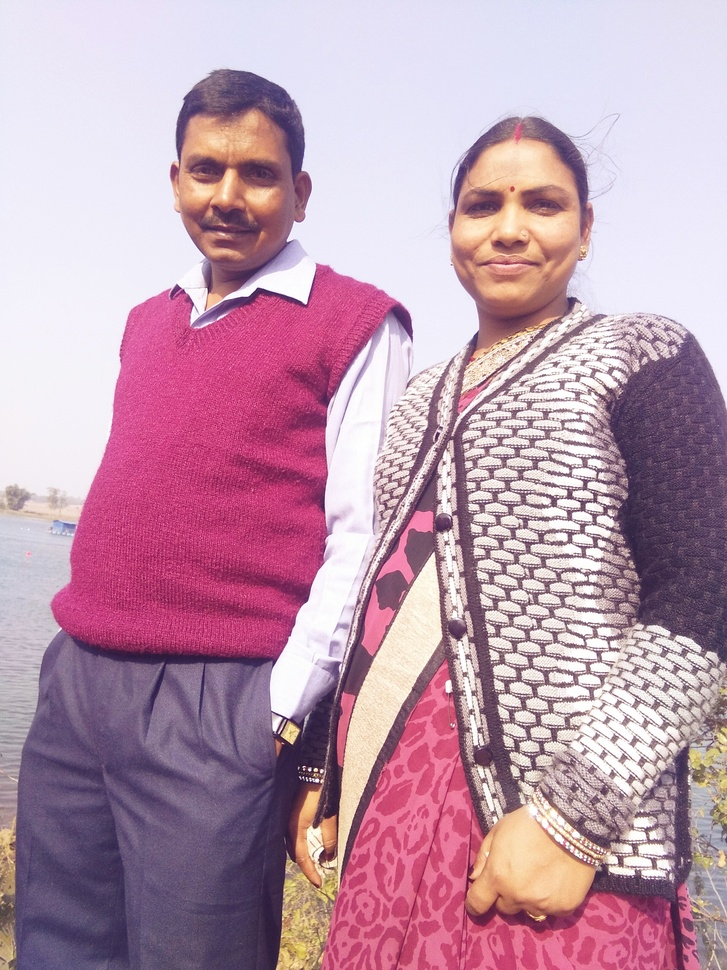
#> input picture Image processing/2_class/imag.jpg, 727 x 970 px, shrunk from 2448 x 3264 before the run, found by its file name
$ python inversion.py
#> lines starting #> are read from the running program, lines starting #| are printed output that depends on the picture
# pip install opencv-python pillow matplotlib

from PIL import Image
import numpy as np
import matplotlib.pyplot as plt

path="E:\\COLLEGE 5TH SEM\\college\\2_class\\imag.jpg"

im=Image.open(path)
#> im is the input picture: PIL image 727x970 RGB; mean R, G, B 188.8, 152.5, 171.9
arr=np.array(im)
print(arr)
#> (printed output is left out)
im=im.convert("L")
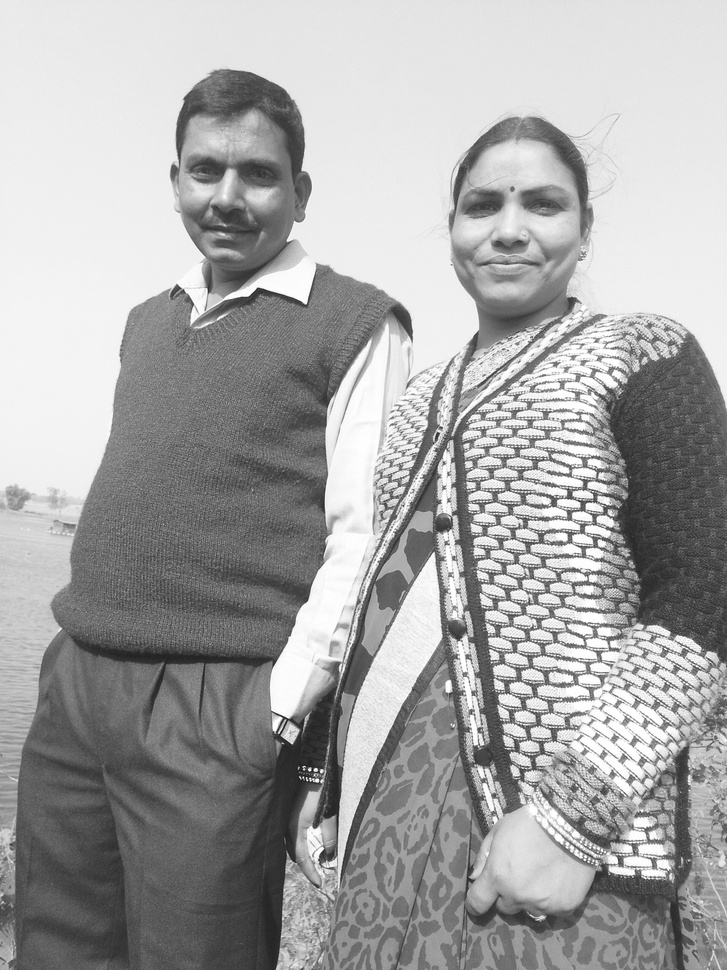
#> im: PIL image 727x970 L; min 18, max 255, mean 165.5
plt.imshow(im,cmap='gray')
plt.show()

#> (the run stopped early here; a loop or call above may not have finished)

$ run again, with Image processing/2_class/high.jpeg copied over Image processing/2_class/imag.jpg
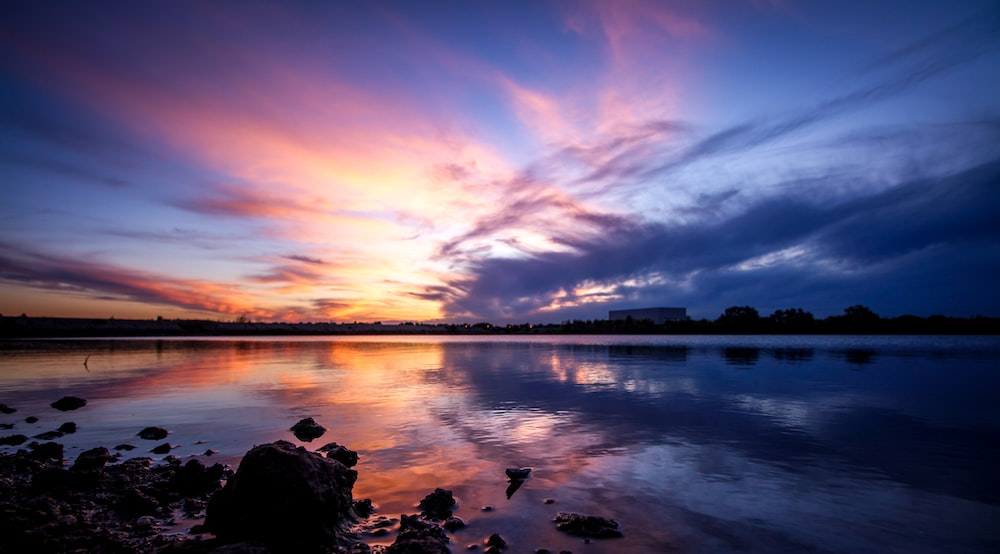
#> input picture Image processing/2_class/high.jpeg, 1000 x 554 px, found by its file name
#> im is the input picture: PIL image 1000x554 RGB; mean R, G, B 92.9, 83.2, 114.7
#> (printed output is left out)
#> `im=im.convert("L")`:
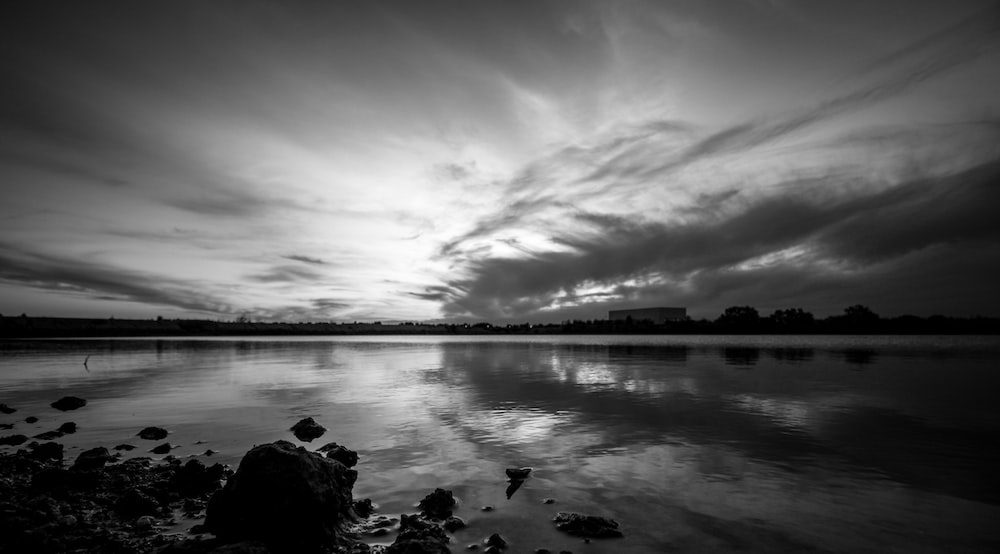
#> im: PIL image 1000x554 L; min 0, max 255, mean 89.7
